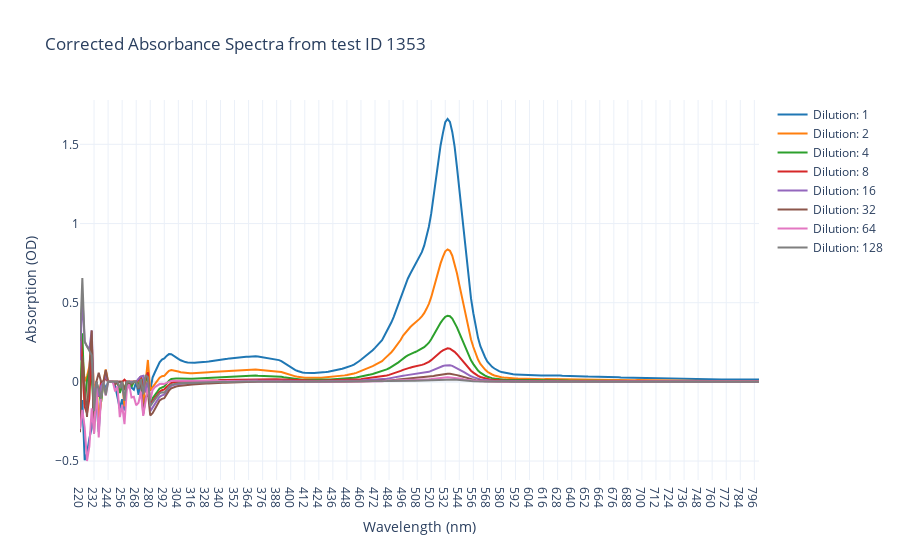

The notebook cell saved with this chart:
### Code cell
fig = go.Figure()

# loop though each dilution
dilutions = df["dilution_sample"].unique()
for i, dilution in enumerate(dilutions):
    df_plot = df.query("dilution_sample == @dilution")
    # add main line
    fig.add_trace(
        go.Scatter(
            x=df_plot["wavelength_nm"], 
            y=df_plot["corrected_mean_absorption_sample"],
            mode="lines",
            name=f"Dilution: {dilution}",
            line=dict(color=colours[i]),
            )
            )

fig.update_layout(
    title=f'Corrected Absorbance Spectra from test ID {file_info["test_id"]}',
    xaxis_title='Wavelength (nm)',
    yaxis_title='Absorption (OD)',
    template='plotly_white',
    )

fig.show()

### Figure 1 — Plotly figure (JSON) as saved in the notebook; plotly's stock layout.template omitted (floating-point values rounded to 4 significant figures; data arrays with more than 128 entries replaced by an {"elided": "..."} marker saying what was removed)
{"data": [{"line": {"color": "#1F77B4"}, "mode": "lines", "name": "Dilution: 1", "type": "scatter", "x": {"elided": "291 str values"}, "y": {"elided": "291 float values"}}, {"line": {"color": "#FF7F0E"}, "mode": "lines", "name": "Dilution: 2", "type": "scatter", "x": {"elided": "291 str values"}, "y": {"elided": "291 float values"}}, {"line": {"color": "#2CA02C"}, "mode": "lines", "name": "Dilution: 4", "type": "scatter", "x": {"elided": "291 str values"}, "y": {"elided": "291 float values"}}, {"line": {"color": "#D62728"}, "mode": "lines", "name": "Dilution: 8", "type": "scatter", "x": {"elided": "291 str values"}, "y": {"elided": "291 float values"}}, {"line": {"color": "#9467BD"}, "mode": "lines", "name": "Dilution: 16", "type": "scatter", "x": {"elided": "291 str values"}, "y": {"elided": "291 float values"}}, {"line": {"color": "#8C564B"}, "mode": "lines", "name": "Dilution: 32", "type": "scatter", "x": {"elided": "291 str values"}, "y": {"elided": "291 float values"}}, {"line": {"color": "#E377C2"}, "mode": "lines", "name": "Dilution: 64", "type": "scatter", "x": {"elided": "291 str values"}, "y": {"elided": "291 float values"}}, {"line": {"color": "#7F7F7F"}, "mode": "lines", "name": "Dilution: 128", "type": "scatter", "x": {"elided": "291 str values"}, "y": {"elided": "291 float values"}}], "layout": {"title": {"text": "Corrected Absorbance Spectra from test ID 1353"}, "xaxis": {"title": {"text": "Wavelength (nm)"}}, "yaxis": {"title": {"text": "Absorption (OD)"}}}}
